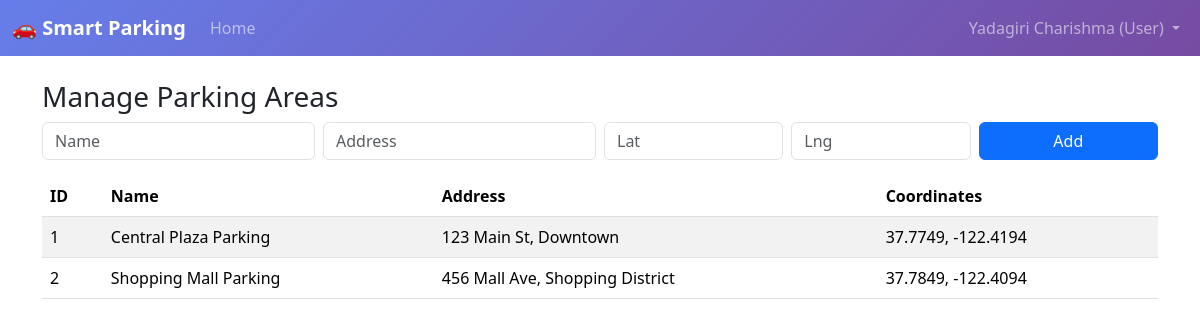
Page /admin/areas (signed in) on the committed database.
### app/models.py (models this page shows, shortened)
class TimestampMixin:
    created_at = db.Column(db.DateTime, default=datetime.utcnow, nullable=False)
    updated_at = db.Column(db.DateTime, default=datetime.utcnow, onupdate=datetime.utcnow, nullable=False)

class User(UserMixin, db.Model, TimestampMixin):
    __tablename__ = "users"
    id = db.Column(db.Integer, primary_key=True)
    name = db.Column(db.String(120), nullable=False)
    email = db.Column(db.String(255), unique=True, nullable=False, index=True)
    password_hash = db.Column(db.String(255), nullable=False)
    role = db.Column(db.String(20), default="user", nullable=False)  # 'user', 'slot_owner', 'admin'
    phone = db.Column(db.String(20), nullable=True)
    address = db.Column(db.Text, nullable=True)
    company_name = db.Column(db.String(200), nullable=True)  # For slot owners
    license_number = db.Column(db.String(100), nullable=True)  # For slot owners
    is_verified = db.Column(db.Boolean, default=False, nullable=False)
    profile_image = db.Column(db.String(300), nullable=True)
    bookings = db.relationship("Booking", back_populates="user", cascade="all,delete-orphan")
    owned_areas = db.relationship("ParkingArea", back_populates="owner", cascade="all,delete-orphan")

class ParkingArea(db.Model, TimestampMixin):
    __tablename__ = "parking_areas"
    id = db.Column(db.Integer, primary_key=True)
    name = db.Column(db.String(200), nullable=False)
    address = db.Column(db.String(300), nullable=True)
    latitude = db.Column(db.Float, nullable=True)
    longitude = db.Column(db.Float, nullable=True)
    owner_id = db.Column(db.Integer, db.ForeignKey("users.id", ondelete="CASCADE"), nullable=True, index=True)
    hourly_rate = db.Column(db.Float, default=2.50, nullable=False)
    is_active = db.Column(db.Boolean, default=True, nullable=False)
    description = db.Column(db.Text, nullable=True)
    amenities = db.Column(db.Text, nullable=True)  # JSON string of amenities
    operating_hours = db.Column(db.String(100), nullable=True)  # e.g., "24/7" or "6AM-10PM"
    slots = db.relationship("ParkingSlot", back_populates="area", cascade="all,delete-orphan")
    owner = db.relationship("User", back_populates="owned_areas")

### app/blueprints/admin.py (the view, shortened to what this page needs)
@bp.route("/areas", methods=["GET", "POST"])
@login_required
def areas():
    areas = ParkingArea.query.all()
    return render_template("admin/areas.html", areas=areas)

### app/blueprints/auth.py (called while the page is built)
@login_manager.user_loader
def load_user(user_id):
    return User.query.get(int(user_id))

### app/templates/admin/areas.html (shortened to what this page needs)
{% extends 'base.html' %}
{% block content %}
<h3>Manage Parking Areas</h3>
<form method="post" class="row g-2 mb-3">
  <div class="col-md-3"><input class="form-control" name="name" placeholder="Name" required></div>
  <div class="col-md-3"><input class="form-control" name="address" placeholder="Address"></div>
  <div class="col-md-2"><input class="form-control" name="latitude" placeholder="Lat" type="number" step="any"></div>
  <div class="col-md-2"><input class="form-control" name="longitude" placeholder="Lng" type="number" step="any"></div>
  <div class="col-md-2"><button class="btn btn-primary w-100" type="submit">Add</button></div>
</form>
<table class="table table-striped">
  <thead><tr><th>ID</th><th>Name</th><th>Address</th><th>Coordinates</th></tr></thead>
  <tbody>
    {% for a in areas %}
      <tr>
        <td>{{ a.id }}</td>
        <td>{{ a.name }}</td>
        <td>{{ a.address }}</td>
        <td>{{ a.latitude }}, {{ a.longitude }}</td>
      </tr>
    {% else %}
      <tr><td colspan="4">No areas</td></tr>
    {% endfor %}
  </tbody>
</table>
{% endblock %}

### app/templates/layout_nav.html (shortened to what this page needs)
<nav class="navbar navbar-expand-lg navbar-dark" style="background: linear-gradient(135deg, #667eea 0%, #764ba2 100%); backdrop-filter: blur(10px);">
  <div class="container-fluid">
    <a class="navbar-brand fw-bold" href="/">🚗 Smart Parking</a>
    <div class="collapse navbar-collapse" id="navbarNav">
      <ul class="navbar-nav me-auto mb-2 mb-lg-0">
        <li class="nav-item"><a class="nav-link" href="/">Home</a></li>
      </ul>
      <ul class="navbar-nav">
        {% if current_user.is_authenticated %}
          <li class="nav-item dropdown">
            <a class="nav-link dropdown-toggle" href="#" role="button" data-bs-toggle="dropdown">
              {{ current_user.name }} ({{ current_user.role.title() }})
            </a>
          </li>
        {% else %}
          <li class="nav-item"><a class="nav-link" href="/auth/login">Login</a></li>
          <li class="nav-item"><a class="nav-link btn btn-outline-light ms-2" href="/auth/signup">Sign up</a></li>
        {% endif %}
      </ul>
    </div>
  </div>
</nav>

### rows in the picture
User: name "Yadagiri Charishma", role "User"
ParkingArea: id "1", name "Central Plaza Parking", address "123 Main St, Downtown", latitude "37.7749", longitude "-122.4194"
ParkingArea: id "2", name "Shopping Mall Parking", address "456 Mall Ave, Shopping District", latitude "37.7849", longitude "-122.4094"
